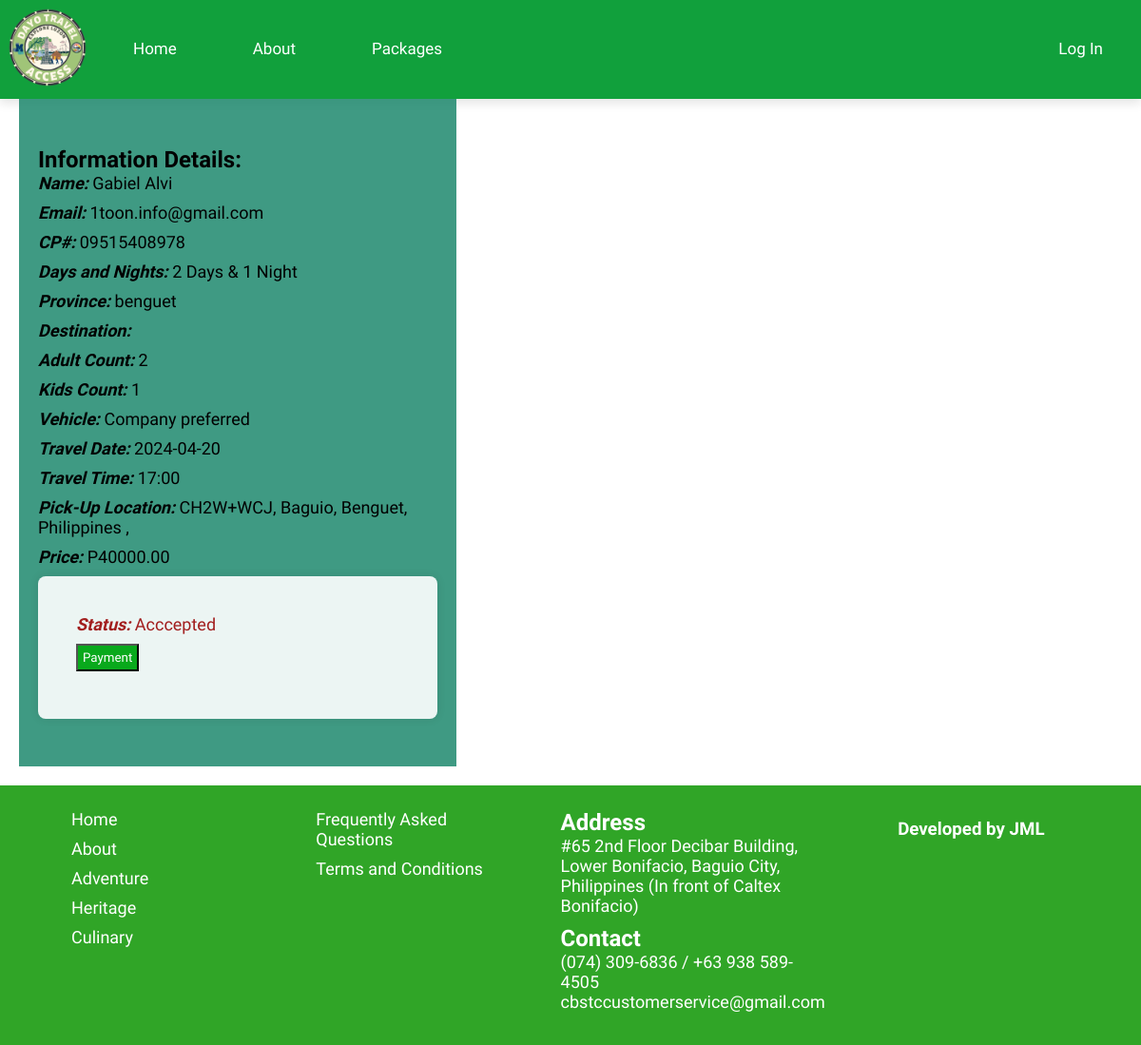
Page /transaction_plan.php on the committed database.
### tables this page shows
CREATE TABLE `reserve_booking2` (
  `id` int(100) NOT NULL,
  `fullname` varchar(100) NOT NULL,
  `cp_num` varchar(100) NOT NULL,
  `email` varchar(100) NOT NULL,
  `days_and_nights` varchar(100) NOT NULL,
  `province` varchar(100) NOT NULL,
  `destination` varchar(100) NOT NULL,
  `adult_count` varchar(100) NOT NULL,
  `kid_count` varchar(100) NOT NULL,
  `vehicle` varchar(100) NOT NULL,
  `trav_date` varchar(100) NOT NULL,
  `trav_time` varchar(100) NOT NULL,
  `street` varchar(100) NOT NULL,
  `status` varchar(100) NOT NULL,
  `price` varchar(100) NOT NULL,
  `req_id` varchar(200) NOT NULL,
  `package` varchar(200) NOT NULL,
  `review` varchar(200) NOT NULL,
  `date` varchar(200) NOT NULL,
  `canc` varchar(200) NOT NULL,
  `payments` varchar(200) NOT NULL,
  `p_date` varchar(100) NOT NULL,
  `p_method` varchar(100) NOT NULL,
  `fm2` varchar(100) NOT NULL,
  `em2` varchar(100) NOT NULL
);

### transaction_plan.php (the view, shortened to what this page needs)
<?php
$con=mysqli_connect('localhost','root','','dayo_travel_access_user_db');
$sql=mysqli_query($con,"select * from reserve_booking2");
$row=mysqli_fetch_assoc($sql);
?>
<?php  include("header.php");  ?>
                </div>
            </nav>
                    </body>
                    </html>
  <div class="information">
        <h2>Information Details:</h2>
    <div>
    <p><b><em>Name: </em></b><?php echo $row['fullname'] ?> </p>
    <p><b><em>Email: </em></b> <?php echo $row["email"]; ?></p>
    <p><b><em>CP#: </em></b> <?php echo $row["cp_num"]; ?></p>
    <p><b><em>Days and Nights: </em></b> <?php echo $row["days_and_nights"]; ?></p>
    <p><b><em>Province: </em></b><?php echo $row["province"]; ?></p>
    <p><b><em>Destination: </em></b><?php echo $row["destination"]; ?></p>
    <p><b><em>Adult Count: </em></b><?php echo $row["adult_count"]; ?></p>
    <p><b><em>Kids Count: </em></b><?php echo $row["kid_count"]; ?></p>
    <p><b><em>Vehicle: </em></b><?php echo $row["vehicle"]; ?></p>
    <p><b><em>Travel Date: </em></b><?php echo $row["trav_date"]; ?></p>
    <p><b><em>Travel Time: </em></b><?php echo $row["trav_time"]; ?></p>
    <p><b><em>Pick-Up Location: </em></b><?php echo $row["street"]; ?>, <?php echo $row["brgy"]; ?></p>
    <p><b><em>Price: </em></b> <?php echo "P", $row["price"], ".00"; ?></p>
    </div></form>
    <form action="plan_3.php">
    <p><b><em>Status: </em></b><?php
                           if ($row['status']==1) {
                                echo "Pending Request";
                           }if ($row['status']==2) {
                                echo "Acccepted";
                           }if ($row['status']==3) {
                                echo "Denied";
                           }
                           ?></p>
    <?php
                       if ($row['status']==1) {
                       }if ($row['status']==2) {  ?>
                        <button type="submit" class="reservation">Payment </button>
                      <?php }if ($row['status']==3) {
                       }
                       ?></p>
</form>
                         </div>
  <?php  include("footer.php");?>
    </body>
</html>

### styles.css (style rules this page uses)
* { margin: 0; padding: 0; font-family: 'Kalam', cursive; text-decoration: none; }
p { font-size: 18px; float:none; }
.FAQ h1, p { text-align: center; margin-bottom: 10px; }

### transaction_plan.php (style rules this page uses)
.information { background-color: #18866ad3; height: 100%; width: 35%; padding: 50px 20px 50px 20px; margin-left: 20px; margin-bottom: 20px; }
body { font-family: Arial, sans-serif; background-image: url(IMAGES/WALLPAPER.png); height: auto; display: flex; flex-direction: column; align-items: left; justify-content: left; }
.reservation { color: #ffffff; background-color: rgb(9, 169, 28); padding:5px 5px 5px 5px; }
form { padding: 40px; color: rgb(162, 30, 30); border-radius: 8px; box-shadow: 0 0 10px rgba(0, 0, 0, 0.1); background-color: rgba(255, 255, 255, 0.9); }
p { text-align: left; }
h2 { text-align: left; }

### rows in the picture
reserve_booking2: fullname "Gabiel Alvi", email "1toon.info@gmail.com", cp_num "09515408978", days_and_nights "2 Days & 1 Night", province "benguet", adult_count "2", kid_count "1", vehicle "Company preferred", trav_date "2024-04-20", trav_time "17:00", street "CH2W+WCJ, Baguio, Benguet, Philippines", price "40000"
